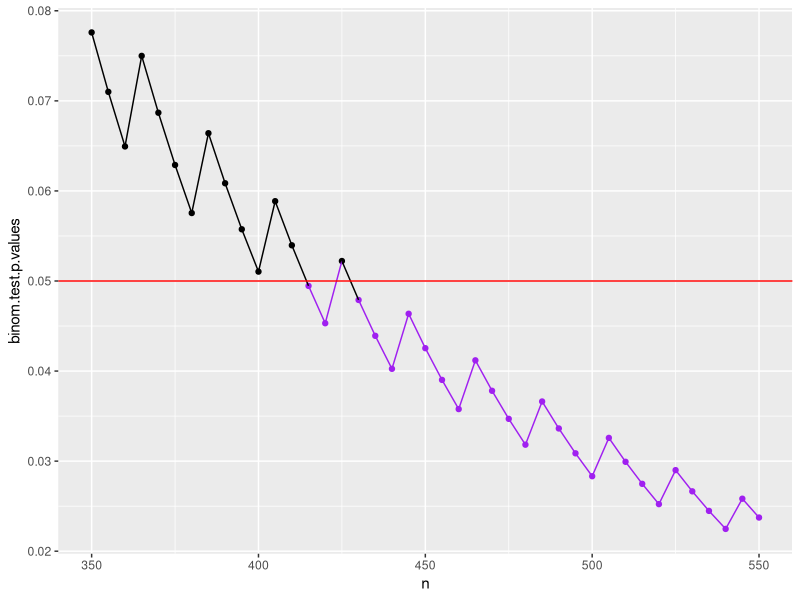
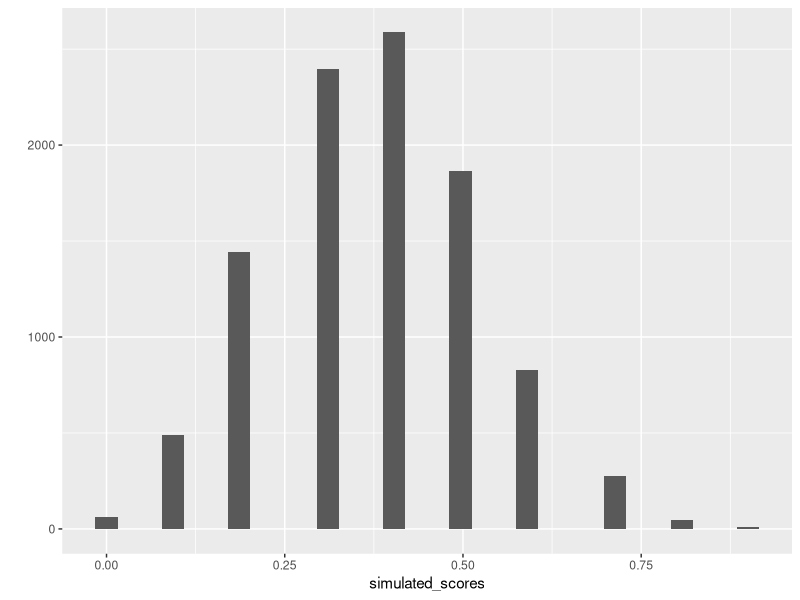

Reproduce these figures in R, in order.
## ---- chunk 1
knitr::opts_chunk$set(echo = TRUE)
## ---- chunk 2

binom_test1 <- binom.test(x=50*0.6, n=50, .5, alternative = "greater")

binom_test1 

p_value <- format(round(binom_test1$p.value, 4), nsmall = 2)
p_value_percent <- format(round(binom_test1$p.value*100, 2), nsmall = 2)

## ---- chunk 3

n <- c(seq(350, 550, 5)) # number of questions
x <- c()  # 55 percent from n
for(i in 1:length(n)){
  x[i] <- 0.55*n[i]
  as.integer(x[i])
  }
p <- 0.5 #probability of guessing correctly 

successes <- as.integer(x)

binom.test.p.values <- NULL
for (i in 1:length(n)){
 binom.test.p.values <- append(binom.test.p.values, binom.test(successes[i], n[i], p)$p.value)
}

dat <- data.frame (n, 
                   x,
                   binom.test.p.values)
knitr::kable(dat, col.names= c("Number of questions",
                              "Successes (55%)",
                              "Binom.test.p.values"))

library(ggplot2)
ggplot(dat, aes(n,
              binom.test.p.values,
               group = 1))+
  geom_point(col=ifelse(binom.test.p.values<0.05, "purple", "black"))+
  geom_line(col=ifelse(binom.test.p.values<0.05, "purple", "black"))+
  geom_hline(yintercept=0.05, color="red")


## ---- chunk 4

binom.test(x=220,
           n=400,
           alternative = "greater")

## ---- chunk 5

rbinom(n=rep(1,10), size = 1, prob=c(.5,.5,.5,.5,.5,.25,.25,.25,.25,.25))

simulated_test <- replicate(10000, rbinom(n=rep(1,10), size = 1, prob=c(.5,.5,.5,.5,.5,.25,.25,.25,.25,.25)))

simulated_scores <- colSums(simulated_test)/10

library(ggplot2)

qplot(simulated_scores)+
  geom_histogram()

length(simulated_scores[simulated_scores>.75])/10000

